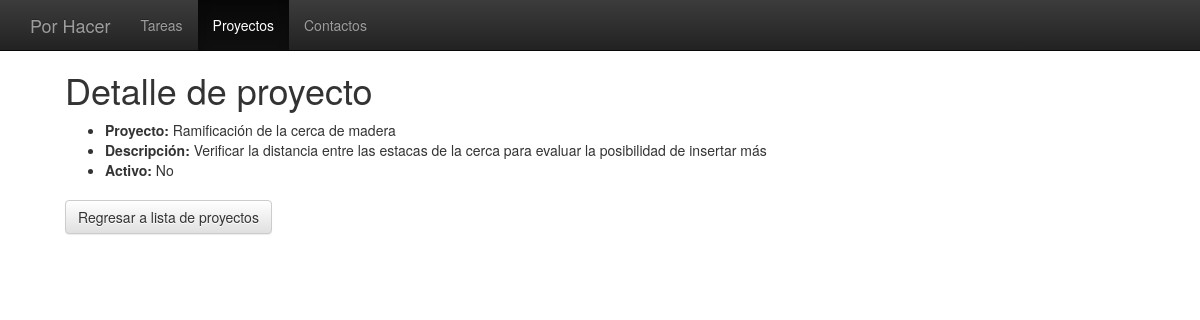
The page /proyecto/4/ on the database its author committed.
### porhacer/models.py (models this page shows, shortened)
class Proyecto(models.Model):
    nombre = models.CharField(max_length=200)
    descripcion = models.TextField(max_length=1500)
    activo = models.BooleanField(default=True)

### porhacer/views.py (the view)
# urls.py: url(r'^proyecto/(?P<proyecto_id>[0-9]+)/$', views.detalleProyecto, name='detalleproy'),
def detalleProyecto(request,proyecto_id):
    proyecto = Proyecto.objects.get(pk=proyecto_id)
    if proyecto:
        return render (request, 'proyectos/detalleproyecto.html', {
                'proyecto': proyecto,
            })
    else:
        return redirect('listaproy', mensaje = 'El proyecto solicitado no existe')

### porhacer/templates/proyectos/detalleproyecto.html (shortened to what this page needs)
<!DOCTYPE html>
<html lang="en">
  <head>
	<link rel="stylesheet" href="https://maxcdn.bootstrapcdn.com/bootstrap/3.3.6/css/bootstrap.min.css">
	<link rel="stylesheet" href="https://maxcdn.bootstrapcdn.com/bootstrap/3.3.6/css/bootstrap-theme.min.css">
  </head>
  <body style="padding:50px;">
    <nav class="navbar navbar-inverse navbar-fixed-top">
      <div class="container">
        <div class="navbar-header">
          <a class="navbar-brand" href="{% url 'index' %}">Por Hacer</a>
        </div>
        <div id="navbar" class="collapse navbar-collapse">
          <ul class="nav navbar-nav">
            <li><a href="#">Tareas</a></li>
            <li class="active"><a href="#">Proyectos</a></li>
            <li><a href="{% url 'contactos' %}" >Contactos</a></li>
          </ul>
        </div>
      </div>
    </nav>
    <div class="container">
    <h1>Detalle de proyecto</h1>
    {% if proyecto %}
      <ul class="table">
        <li><strong>Proyecto:</strong> {{ proyecto.nombre }}</li>
        <li><strong>Descripción:</strong> {{ proyecto.descripcion }}</li>
        <li><strong>Activo: </strong>
        {% if proyecto.activo %}
          Sí
        {% else %}
          No
        {% endif %}
        </li>
      </ul>
    {% endif %}
    <a href="{% url 'listaproy' %}" ><div class="btn btn-default" id="machacable" >Regresar a lista de proyectos</div> </a>
    </div>
  </body>
</html>

### rows shown on the page
Proyecto: nombre "Ramificación de la cerca de madera", descripcion "Verificar la distancia entre las estacas de la cerca para evaluar la posibilidad de insertar más"
